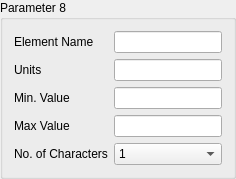
        <widget class="QGroupBox" name="groupBox_8">
         <property name="title">
          <string>Parameter 8</string>
         </property>
         <layout class="QFormLayout" name="formLayout_8">
          <item row="0" column="0">
           <widget class="QLabel" name="label_43">
            <property name="text">
             <string>Element Name</string>
            </property>
           </widget>
          </item>
          <item row="0" column="1">
           <widget class="QLineEdit" name="lineEdit_32"/>
          </item>
          <item row="1" column="0">
           <widget class="QLabel" name="label_41">
            <property name="text">
             <string>Units</string>
            </property>
           </widget>
          </item>
          <item row="1" column="1">
           <widget class="QLineEdit" name="lineEdit_29"/>
          </item>
          <item row="2" column="0">
           <widget class="QLabel" name="label_45">
            <property name="text">
             <string>Min. Value</string>
            </property>
           </widget>
          </item>
          <item row="2" column="1">
           <widget class="QLineEdit" name="lineEdit_31"/>
          </item>
          <item row="3" column="0">
           <widget class="QLabel" name="label_44">
            <property name="text">
             <string>Max Value</string>
            </property>
           </widget>
          </item>
          <item row="3" column="1">
           <widget class="QLineEdit" name="lineEdit_30"/>
          </item>
          <item row="4" column="0">
           <widget class="QLabel" name="label_42">
            <property name="text">
             <string>No. of Characters</string>
            </property>
           </widget>
          </item>
          <item row="4" column="1">
           <widget class="QComboBox" name="comboBox_8">
            <item>
             <property name="text">
              <string>1</string>
             </property>
            </item>
            <item>
             <property name="text">
              <string>2</string>
             </property>
            </item>
            <item>
             <property name="text">
              <string>3</string>
             </property>
            </item>
            <item>
             <property name="text">
              <string>4</string>
             </property>
            </item>
            <item>
             <property name="text">
              <string>5</string>
             </property>
            </item>
            <item>
             <property name="text">
              <string>6</string>
             </property>
            </item>
            <item>
             <property name="text">
              <string>7</string>
             </property>
            </item>
            <item>
             <property name="text">
              <string>8</string>
             </property>
            </item>
            <item>
             <property name="text">
              <string>9</string>
             </property>
            </item>
            <item>
             <property name="text">
              <string>10</string>
             </property>
            </item>
            <item>
             <property name="text">
              <string>11</string>
             </property>
            </item>
            <item>
             <property name="text">
              <string>12</string>
             </property>
            </item>
            <item>
             <property name="text">
              <string>13</string>
             </property>
            </item>
            <item>
             <property name="text">
              <string>14</string>
             </property>
            </item>
            <item>
             <property name="text">
              <string>15</string>
             </property>
            </item>
            <item>
             <property name="text">
              <string>16</string>
             </property>
            </item>
            <item>
             <property name="text">
              <string>17</string>
             </property>
            </item>
            <item>
             <property name="text">
              <string>18</string>
             </property>
            </item>
            <item>
             <property name="text">
              <string>19</string>
             </property>
            </item>
            <item>
             <property name="text">
              <string>20</string>
             </property>
            </item>
            <item>
             <property name="text">
              <string>21</string>
             </property>
            </item>
            <item>
             <property name="text">
              <string>22</string>
             </property>
            </item>
            <item>
             <property name="text">
              <string>23</string>
             </property>
            </item>
            <item>
             <property name="text">
              <string>24</string>
             </property>
            </item>
            <item>
             <property name="text">
              <string>25</string>
             </property>
            </item>
            <item>
             <property name="text">
              <string>26</string>
             </property>
            </item>
            <item>
             <property name="text">
              <string>27</string>
             </property>
            </item>
            <item>
             <property name="text">
              <string>28</string>
             </property>
            </item>
            <item>
             <property name="text">
              <string>29</string>
             </property>
            </item>
            <item>
             <property name="text">
              <string>30</string>
             </property>
            </item>
           </widget>
          </item>
         </layout>
        </widget>
